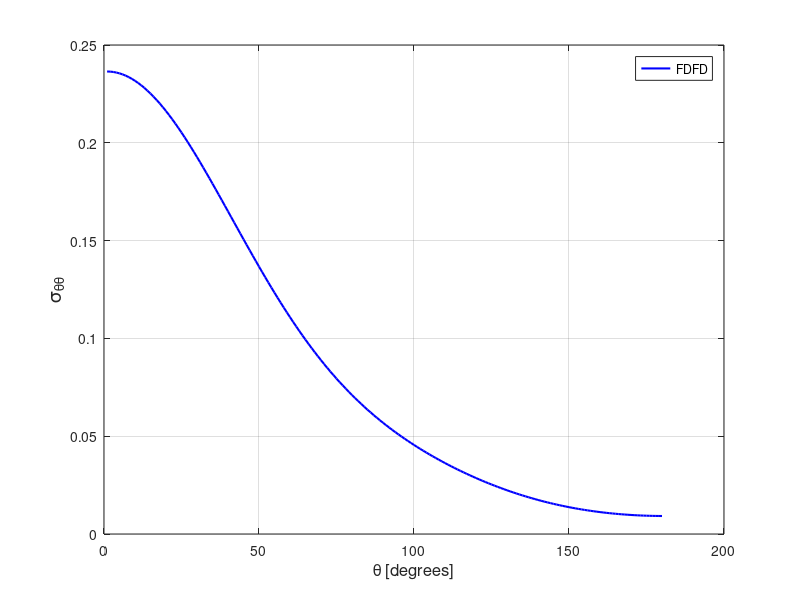

The MATLAB script that drew this image:
stt = [ 
    1  0.23645119E+00
    2  0.23639265E+00
    3  0.23621383E+00
    4  0.23591687E+00
    5  0.23550349E+00
    6  0.23497222E+00
    7  0.23432562E+00
    8  0.23356420E+00
    9  0.23268935E+00
   10  0.23170404E+00
   11  0.23060836E+00
   12  0.22940531E+00
   13  0.22809710E+00
   14  0.22668646E+00
   15  0.22517613E+00
   16  0.22356707E+00
   17  0.22186400E+00
   18  0.22006954E+00
   19  0.21818781E+00
   20  0.21622041E+00
   21  0.21417232E+00
   22  0.21204711E+00
   23  0.20984685E+00
   24  0.20757696E+00
   25  0.20524125E+00
   26  0.20284237E+00
   27  0.20038533E+00
   28  0.19787379E+00
   29  0.19531183E+00
   30  0.19270399E+00
   31  0.19005345E+00
   32  0.18736443E+00
   33  0.18464072E+00
   34  0.18188815E+00
   35  0.17910789E+00
   36  0.17630546E+00
   37  0.17348491E+00
   38  0.17064930E+00
   39  0.16780323E+00
   40  0.16494806E+00
   41  0.16209005E+00
   42  0.15923099E+00
   43  0.15637513E+00
   44  0.15352482E+00
   45  0.15068376E+00
   46  0.14785446E+00
   47  0.14504029E+00
   48  0.14224358E+00
   49  0.13946621E+00
   50  0.13671209E+00
   51  0.13398257E+00
   52  0.13127974E+00
   53  0.12860629E+00
   54  0.12596324E+00
   55  0.12335331E+00
   56  0.12077702E+00
   57  0.11823655E+00
   58  0.11573274E+00
   59  0.11326727E+00
   60  0.11084051E+00
   61  0.10845391E+00
   62  0.10610775E+00
   63  0.10380203E+00
   64  0.10153912E+00
   65  0.99318676E-01
   66  0.97140633E-01
   67  0.95004976E-01
   68  0.92911787E-01
   69  0.90861686E-01
   70  0.88854522E-01
   71  0.86888947E-01
   72  0.84966190E-01
   73  0.83084539E-01
   74  0.81244811E-01
   75  0.79445899E-01
   76  0.77686623E-01
   77  0.75967371E-01
   78  0.74286781E-01
   79  0.72644845E-01
   80  0.71040176E-01
   81  0.69472313E-01
   82  0.67940250E-01
   83  0.66443145E-01
   84  0.64980574E-01
   85  0.63550733E-01
   86  0.62153965E-01
   87  0.60789302E-01
   88  0.59454352E-01
   89  0.58149591E-01
   90  0.56873847E-01
   91  0.55625938E-01
   92  0.54405749E-01
   93  0.53211682E-01
   94  0.52043233E-01
   95  0.50899535E-01
   96  0.49780376E-01
   97  0.48684526E-01
   98  0.47610670E-01
   99  0.46559177E-01
  100  0.45528840E-01
  101  0.44518735E-01
  102  0.43529034E-01
  103  0.42558458E-01
  104  0.41606918E-01
  105  0.40673539E-01
  106  0.39758537E-01
  107  0.38860396E-01
  108  0.37979569E-01
  109  0.37115041E-01
  110  0.36266875E-01
  111  0.35434745E-01
  112  0.34617938E-01
  113  0.33816524E-01
  114  0.33030063E-01
  115  0.32258589E-01
  116  0.31501543E-01
  117  0.30758979E-01
  118  0.30030485E-01
  119  0.29316256E-01
  120  0.28615791E-01
  121  0.27929146E-01
  122  0.27256243E-01
  123  0.26596768E-01
  124  0.25950868E-01
  125  0.25318392E-01
  126  0.24699381E-01
  127  0.24093531E-01
  128  0.23501234E-01
  129  0.22921873E-01
  130  0.22355556E-01
  131  0.21802554E-01
  132  0.21262659E-01
  133  0.20735789E-01
  134  0.20221753E-01
  135  0.19720914E-01
  136  0.19232767E-01
  137  0.18757628E-01
  138  0.18295377E-01
  139  0.17845821E-01
  140  0.17408825E-01
  141  0.16984683E-01
  142  0.16572991E-01
  143  0.16173754E-01
  144  0.15787007E-01
  145  0.15412651E-01
  146  0.15050488E-01
  147  0.14700472E-01
  148  0.14362450E-01
  149  0.14036457E-01
  150  0.13722301E-01
  151  0.13419844E-01
  152  0.13129172E-01
  153  0.12849764E-01
  154  0.12581732E-01
  155  0.12324982E-01
  156  0.12079374E-01
  157  0.11844893E-01
  158  0.11621124E-01
  159  0.11408028E-01
  160  0.11205410E-01
  161  0.11013403E-01
  162  0.10831747E-01
  163  0.10660250E-01
  164  0.10498840E-01
  165  0.10347353E-01
  166  0.10205662E-01
  167  0.10073694E-01
  168  0.99513214E-02
  169  0.98384582E-02
  170  0.97349118E-02
  171  0.96406499E-02
  172  0.95557664E-02
  173  0.94797527E-02
  174  0.94130123E-02
  175  0.93551567E-02
  176  0.93062306E-02
  177  0.92662144E-02
  178  0.92350496E-02
  179  0.92126820E-02
  180  0.91990773E-02
  181  0.91942176E-02
  182  0.91980118E-02
  183  0.92108306E-02
  184  0.92322184E-02
  185  0.92625124E-02
  186  0.93015395E-02
  187  0.93495138E-02
  188  0.94064530E-02
  189  0.94722426E-02
  190  0.95471414E-02
  191  0.96312640E-02
  192  0.97243935E-02
  193  0.98268716E-02
  194  0.99387551E-02
  195  0.10059977E-01
  196  0.10190947E-01
  197  0.10331539E-01
  198  0.10482023E-01
  199  0.10642346E-01
  200  0.10812676E-01
  201  0.10993239E-01
  202  0.11184117E-01
  203  0.11385527E-01
  204  0.11597246E-01
  205  0.11819840E-01
  206  0.12053171E-01
  207  0.12297731E-01
  208  0.12553087E-01
  209  0.12819769E-01
  210  0.13097885E-01
  211  0.13387461E-01
  212  0.13688434E-01
  213  0.14001154E-01
  214  0.14326100E-01
  215  0.14662447E-01
  216  0.15011168E-01
  217  0.15371930E-01
  218  0.15744941E-01
  219  0.16130321E-01
  220  0.16528187E-01
  221  0.16938474E-01
  222  0.17361354E-01
  223  0.17796714E-01
  224  0.18245159E-01
  225  0.18706039E-01
  226  0.19179756E-01
  227  0.19666336E-01
  228  0.20166071E-01
  229  0.20678859E-01
  230  0.21204516E-01
  231  0.21743100E-01
  232  0.22294926E-01
  233  0.22859756E-01
  234  0.23438042E-01
  235  0.24029406E-01
  236  0.24634194E-01
  237  0.25252303E-01
  238  0.25883744E-01
  239  0.26528614E-01
  240  0.27187126E-01
  241  0.27859386E-01
  242  0.28545408E-01
  243  0.29245093E-01
  244  0.29958660E-01
  245  0.30686742E-01
  246  0.31428788E-01
  247  0.32185428E-01
  248  0.32956775E-01
  249  0.33742879E-01
  250  0.34544315E-01
  251  0.35360761E-01
  252  0.36193203E-01
  253  0.37041400E-01
  254  0.37906002E-01
  255  0.38787391E-01
  256  0.39685648E-01
  257  0.40601589E-01
  258  0.41535199E-01
  259  0.42487618E-01
  260  0.43458834E-01
  261  0.44449378E-01
  262  0.45460161E-01
  263  0.46491608E-01
  264  0.47544587E-01
  265  0.48619535E-01
  266  0.49716864E-01
  267  0.50837744E-01
  268  0.51982578E-01
  269  0.53152725E-01
  270  0.54348417E-01
  271  0.55570487E-01
  272  0.56820158E-01
  273  0.58097813E-01
  274  0.59404645E-01
  275  0.60741048E-01
  276  0.62108677E-01
  277  0.63507415E-01
  278  0.64939573E-01
  279  0.66404678E-01
  280  0.67903876E-01
  281  0.69438040E-01
  282  0.71008705E-01
  283  0.72615705E-01
  284  0.74260339E-01
  285  0.75943336E-01
  286  0.77665247E-01
  287  0.79426602E-01
  288  0.81228115E-01
  289  0.83070993E-01
  290  0.84954605E-01
  291  0.86880386E-01
  292  0.88847719E-01
  293  0.90857625E-01
  294  0.92910074E-01
  295  0.95005639E-01
  296  0.97143300E-01
  297  0.99324211E-01
  298  0.10154691E+00
  299  0.10381202E+00
  300  0.10611930E+00
  301  0.10846730E+00
  302  0.11085602E+00
  303  0.11328472E+00
  304  0.11575267E+00
  305  0.11825749E+00
  306  0.12079968E+00
  307  0.12337702E+00
  308  0.12598877E+00
  309  0.12863302E+00
  310  0.13130729E+00
  311  0.13401143E+00
  312  0.13674173E+00
  313  0.13949689E+00
  314  0.14227335E+00
  315  0.14507163E+00
  316  0.14788634E+00
  317  0.15071566E+00
  318  0.15355714E+00
  319  0.15640786E+00
  320  0.15926363E+00
  321  0.16212274E+00
  322  0.16498028E+00
  323  0.16783459E+00
  324  0.17068124E+00
  325  0.17351581E+00
  326  0.17633632E+00
  327  0.17913854E+00
  328  0.18191718E+00
  329  0.18466999E+00
  330  0.18739258E+00
  331  0.19008076E+00
  332  0.19273022E+00
  333  0.19533724E+00
  334  0.19789782E+00
  335  0.20040904E+00
  336  0.20286489E+00
  337  0.20526275E+00
  338  0.20759805E+00
  339  0.20986713E+00
  340  0.21206538E+00
  341  0.21419045E+00
  342  0.21623768E+00
  343  0.21820365E+00
  344  0.22008431E+00
  345  0.22187769E+00
  346  0.22358012E+00
  347  0.22518770E+00
  348  0.22669771E+00
  349  0.22810756E+00
  350  0.22941457E+00
  351  0.23061669E+00
  352  0.23171139E+00
  353  0.23269668E+00
  354  0.23356977E+00
  355  0.23432958E+00
  356  0.23497611E+00
  357  0.23550649E+00
  358  0.23591988E+00
  359  0.23621556E+00
  360  0.23639344E+00
 ]; 
plot(stt(1:180,1),stt(1:180,2),'b-','linewidth',1.5 ); 
grid on 
legend('FDFD');
xlabel('\theta [degrees]','FontSize',12);
ylabel('\sigma_{\theta\theta}','FontSize',14);
